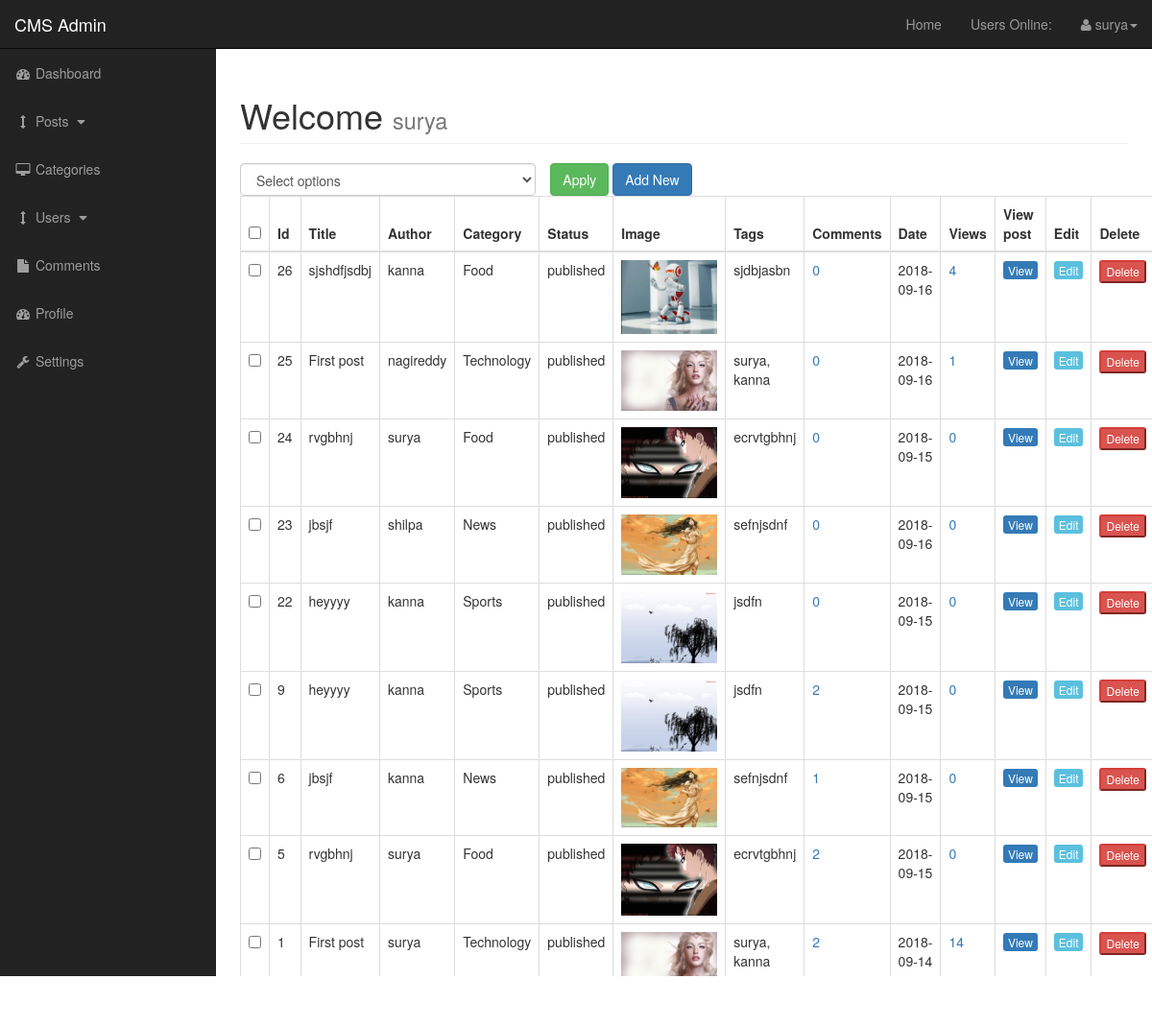
Screenshot of /admin/posts.php (signed in) with the database file from the repository.
### tables this page shows
CREATE TABLE `posts` (
  `post_id` int(10) NOT NULL,
  `post_category_id` int(10) NOT NULL,
  `post_title` varchar(255) NOT NULL,
  `post_author` varchar(255) NOT NULL,
  `post_user` varchar(255) NOT NULL,
  `post_date` date NOT NULL,
  `post_image` text NOT NULL,
  `post_content` text NOT NULL,
  `post_tags` varchar(255) NOT NULL,
  `post_comment_count` int(10) NOT NULL,
  `post_status` varchar(255) NOT NULL DEFAULT 'draft',
  `post_views_count` int(10) NOT NULL
);

CREATE TABLE `categories` (
  `cat_id` int(4) NOT NULL,
  `cat_title` varchar(100) NOT NULL
);

### admin/includes/view_all_posts.php (the view, shortened to what this page needs)
<form action="" method ="post">
<table class= "table table-bordered table-hover">
<div id="bulkOptionsContainer" class="col-xs-4">
    <select class="form-control" name="bulk_options" id="">
        <option value="">Select options</option>
    </select>
</div>
<div class="col-xs-4">
    <input type="submit" name="submit" class="btn btn-success" value ="Apply">
    <a class="btn btn-primary" href="posts.php?source=add_post">Add New</a>
</div>
<thead>
    <tr>
        <th><input id="selectAllBoxes" type="checkbox"></th>
        <th>Id</th>
        <th>Title</th>
        <th>Author</th>
        <th>Category</th>
        <th>Status</th>
        <th>Image</th>
        <th>Tags</th>
        <th>Comments</th>
        <th>Date</th>
        <th>Views</th>
        <th>View post</th>
        <th>Edit</th>
        <th>Delete</th>
    </tr>
</thead>
<tbody>
<?php
   $query = "SELECT posts.post_id, posts.post_title, posts.post_author, posts.post_category_id, posts.post_status, posts.post_image, " ;
   $query .= "posts.post_tags, posts.post_comment_count, posts.post_date, posts.post_views_count, categories.cat_id, categories.cat_title ";
   $query .= "FROM posts ";
   $query .= "LEFT JOIN categories ON posts.post_category_id = categories.cat_id ORDER BY posts.post_id DESC";
   $select_posts = mysqli_query($connection, $query);
   while($row = mysqli_fetch_assoc($select_posts))
   {
        $post_id  =  $row['post_id'];
        $post_title  =  $row['post_title'];
        $post_author  =  $row['post_author'];
        $post_status  =  $row['post_status'];
        $post_image =  $row['post_image'];
        $post_tags  =  $row['post_tags'];
        $post_date =$row['post_date'];
        $post_views_count = $row['post_views_count'];
        $cat_title  =  $row['cat_title'];
       echo "<tr>";
       ?>
       <td><input class='checkBoxes' type='checkbox' name='checkBoxArray[]' value ='<?php echo $post_id;  ?>'></td>
       <?php
        echo "<td>{$post_id}</td>";
        echo "<td>{$post_title}</td>";
        echo "<td>{$post_author}</td>";
        echo "<td>{$cat_title}</td>";
        echo "<td>{$post_status}</td>";
        echo "<td><img width='100' src='../images/$post_image' alt = 'image'></td>";
        echo "<td>{$post_tags}</td>";
       $query = "SELECT * FROM comments WHERE comment_post_id = $post_id";
       $comment_count_query= mysqli_query($connection,$query);
       $count_comments = mysqli_num_rows($comment_count_query);
        echo "<td><a href='post_comments.php?id=$post_id' >$count_comments</a></td>";
        echo "<td>{$post_date}</td>";
        echo "<td><a href='posts.php?reset={$post_id}'>{$post_views_count}</a></td>";
        echo "<td><a class='btn-xs btn-primary' href='../post.php?p_id={$post_id}'>View</a></td>";
        echo "<td><a class='btn-xs btn-info' href='posts.php?source=edit_post&p_id={$post_id}'>Edit</a></td>";
       ?>
       <form method="post">
           <td><input rel='<?php echo $post_id ?>' class ="btn-xs btn-danger del_link" type ="submit" name = "delete" value = "Delete"></td>
       </form>
       <?php
        echo "</tr>";
   }
?>
</tbody>
</table>
</form>

### admin/css/sb-admin.css (style rules this page uses)
body { margin-top: 100px; background-color: #222; }
@media (min-width:768px) { body { margin-top: 50px; } }
#bulkOptionsContainer { padding: 0px; }

### rows the page displays
posts: post_id "26", post_title "sjshdfjsdbj", post_author "kanna", categories.cat_title "Food", post_status "published", post_image (picture), post_tags "sjdbjasbn", count_comments "0", post_date "2018-09-16", post_views_count "4"
posts: post_id "25", post_title "First post", post_author "nagireddy", categories.cat_title "Technology", post_status "published", post_image (picture), post_tags "surya, kanna", count_comments "0", post_date "2018-09-16", post_views_count "1"
posts: post_id "24", post_title "rvgbhnj", post_author "surya", categories.cat_title "Food", post_status "published", post_image (picture), post_tags "ecrvtgbhnj", count_comments "0", post_date "2018-09-15", post_views_count "0"
posts: post_id "23", post_title "jbsjf", post_author "shilpa", categories.cat_title "News", post_status "published", post_image (picture), post_tags "sefnjsdnf", count_comments "0", post_date "2018-09-16", post_views_count "0"
posts: post_id "22", post_title "heyyyy", post_author "kanna", categories.cat_title "Sports", post_status "published", post_image (picture), post_tags "jsdfn", count_comments "0", post_date "2018-09-15", post_views_count "0"
posts: post_id "9", post_title "heyyyy", post_author "kanna", categories.cat_title "Sports", post_status "published", post_image (picture), post_tags "jsdfn", count_comments "2", post_date "2018-09-15", post_views_count "0"
posts: post_id "6", post_title "jbsjf", post_author "kanna", categories.cat_title "News", post_status "published", post_image (picture), post_tags "sefnjsdnf", count_comments "1", post_date "2018-09-15", post_views_count "0"
posts: post_id "5", post_title "rvgbhnj", post_author "surya", categories.cat_title "Food", post_status "published", post_image (picture), post_tags "ecrvtgbhnj", count_comments "2", post_date "2018-09-15", post_views_count "0"
posts: post_id "1", post_title "First post", post_author "surya", categories.cat_title "Technology", post_status "published", post_image (picture), post_tags "surya, kanna", count_comments "2", post_date "2018-09-14", post_views_count "14"

### other values shown
$_SESSION['user_name'] "surya"
